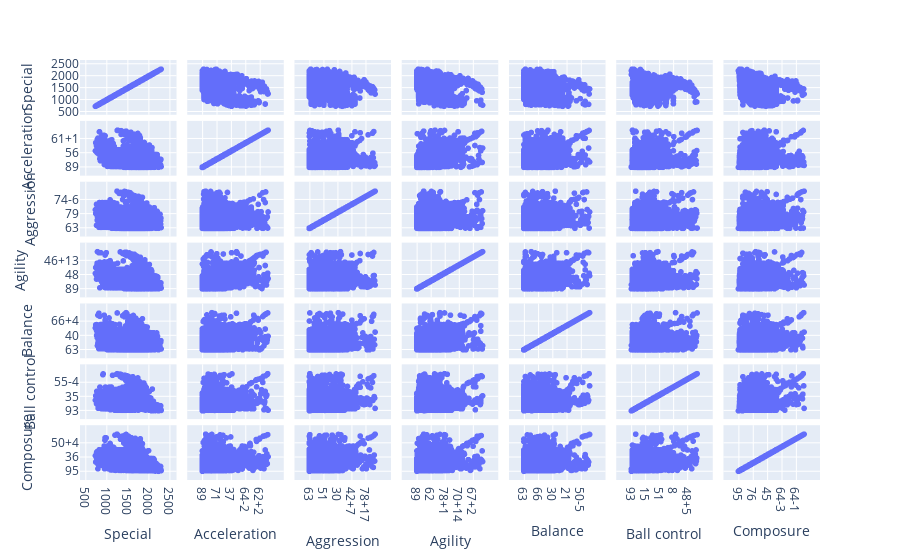

The cell this chart's notebook holds for it:
### Markdown cell above
#### Scatterplot matrix

### Code cell
footballers_subset = footballers.iloc[:, 11:18]
footballers_subset
fig = px.scatter_matrix(footballers_subset)
fig.show()

### Figure 1 — Plotly figure (JSON) as saved in the notebook; plotly's stock layout.template omitted (floating-point values rounded to 4 significant figures; data arrays with more than 128 entries replaced by an {"elided": "..."} marker saying what was removed)
{"data": [{"dimensions": [{"axis": {"matches": true}, "label": "Special", "values": {"elided": "17981 int values"}}, {"axis": {"matches": true}, "label": "Acceleration", "values": {"elided": "17981 str values"}}, {"axis": {"matches": true}, "label": "Aggression", "values": {"elided": "17981 str values"}}, {"axis": {"matches": true}, "label": "Agility", "values": {"elided": "17981 str values"}}, {"axis": {"matches": true}, "label": "Balance", "values": {"elided": "17981 str values"}}, {"axis": {"matches": true}, "label": "Ball control", "values": {"elided": "17981 str values"}}, {"axis": {"matches": true}, "label": "Composure", "values": {"elided": "17981 str values"}}], "hovertemplate": "%{xaxis.title.text}=%{x}<br>%{yaxis.title.text}=%{y}<extra></extra>", "legendgroup": "", "marker": {"color": "#636efa", "symbol": "circle"}, "name": "", "showlegend": false, "type": "splom"}], "layout": {"dragmode": "select", "legend": {"tracegroupgap": 0}, "margin": {"t": 60}}}
